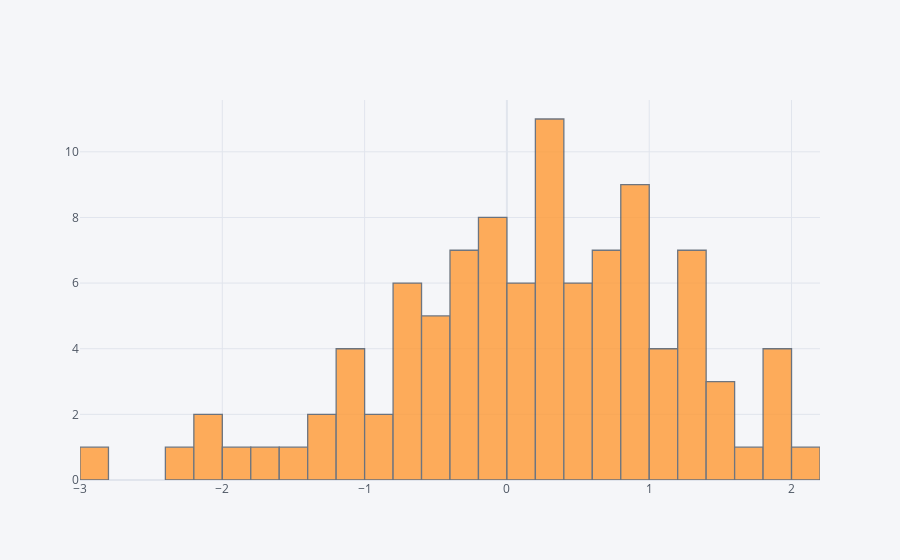

Notebook code cell kept with this figure:
### Code cell
df['A'].iplot(kind='hist',bins=25)

### Figure 1 — Plotly figure (JSON) as saved in the notebook; plotly's stock layout.template omitted (floating-point values rounded to 4 significant figures)
{"data": [{"histfunc": "count", "histnorm": "", "marker": {"color": "rgba(255, 153, 51, 1.0)", "line": {"color": "#4D5663", "width": 1.3}}, "name": "A", "nbinsx": 25, "opacity": 0.8, "orientation": "v", "type": "histogram", "x": [0.2181, -0.2313, 0.04941, -0.4557, 1.375, 0.7401, 0.4361, 1.7, 0.2299, 1.81, -0.3456, 0.1815, -2.179, 0.3817, -2.02, 0.3662, 0.3405, -0.6645, -0.2806, 0.3343, 1.114, -1.376, 0.2978, 1.489, -1.419, -1.001, 0.8975, 1.045, 2.022, 0.7524, 0.5778, -0.09622, 0.845, -0.7009, -1.141, -0.7905, 1.902, 0.9065, 0.6267, 1.418, 1.97, 0.6987, 1.45, -0.05433, -1.107, -0.07842, -0.538, 0.8887, 0.8095, 1.321, 0.6933, -1.842, 1.243, -0.3804, 1.27, 0.5586, 1.157, 1.292, -1.775, -2.817, 0.001626, -0.382, -1.382, -0.7966, 0.09304, -0.9783, -0.3795, 0.1927, -0.3187, 1.86, 0.8461, 0.3664, 0.425, 0.8912, -0.9572, -0.1516, 0.8452, 0.3733, -0.5603, 0.2936, -0.0251, -0.1904, -0.1267, -0.6842, -0.4836, 0.1914, 0.9394, 1.275, -0.7408, -1.015, 1.219, 0.4352, -0.479, -2.372, 0.6879, 0.5643, -0.1481, 0.6847, 1.163, 0.3764]}], "layout": {"barmode": "overlay", "legend": {"bgcolor": "#F5F6F9", "font": {"color": "#4D5663"}}, "paper_bgcolor": "#F5F6F9", "plot_bgcolor": "#F5F6F9", "title": {"font": {"color": "#4D5663"}}, "xaxis": {"gridcolor": "#E1E5ED", "showgrid": true, "tickfont": {"color": "#4D5663"}, "title": {"font": {"color": "#4D5663"}, "text": ""}, "zerolinecolor": "#E1E5ED"}, "yaxis": {"gridcolor": "#E1E5ED", "showgrid": true, "tickfont": {"color": "#4D5663"}, "title": {"font": {"color": "#4D5663"}, "text": ""}, "zerolinecolor": "#E1E5ED"}}}
